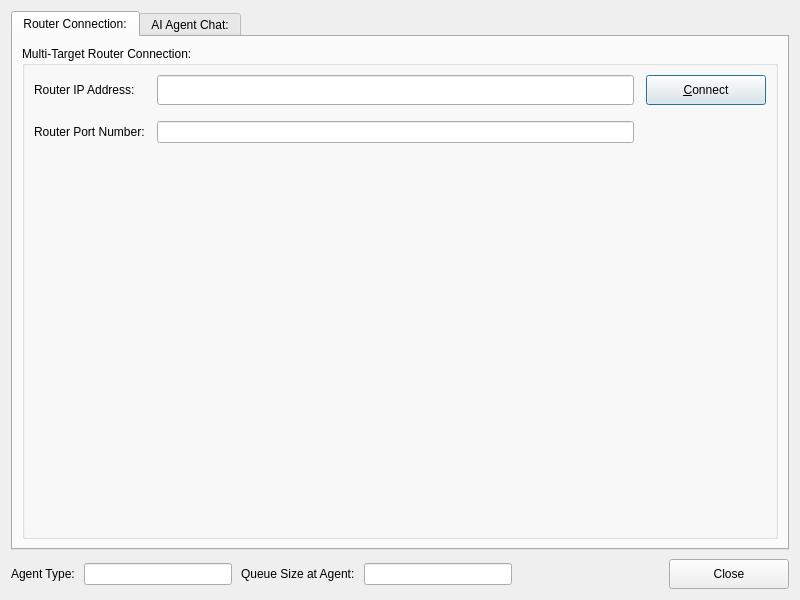
<?xml version="1.0" encoding="UTF-8"?>
<ui version="4.0">
 <class>AIAgent</class>
 <widget class="QDialog" name="AIAgent">
  <property name="geometry">
   <rect>
    <x>0</x>
    <y>0</y>
    <width>800</width>
    <height>600</height>
   </rect>
  </property>
  <property name="focusPolicy">
   <enum>Qt::FocusPolicy::WheelFocus</enum>
  </property>
  <property name="windowTitle">
   <string>Edge AI Agent Application</string>
  </property>
  <property name="windowIcon">
   <iconset theme="QIcon::ThemeIcon::WeatherClear"/>
  </property>
  <layout class="QVBoxLayout" name="verticalLayout_2">
   <property name="spacing">
    <number>9</number>
   </property>
   <item>
    <widget class="QTabWidget" name="tabWidget">
     <property name="focusPolicy">
      <enum>Qt::FocusPolicy::WheelFocus</enum>
     </property>
     <property name="currentIndex">
      <number>0</number>
     </property>
     <widget class="QWidget" name="WndConnect">
      <property name="sizePolicy">
       <sizepolicy hsizetype="Expanding" vsizetype="Expanding">
        <horstretch>0</horstretch>
        <verstretch>0</verstretch>
       </sizepolicy>
      </property>
      <attribute name="icon">
       <iconset theme="network-offline"/>
      </attribute>
      <attribute name="title">
       <string>Router Connection:</string>
      </attribute>
      <attribute name="toolTip">
       <string>Router Connection</string>
      </attribute>
      <attribute name="whatsThis">
       <string>Multi-Target Router Connection</string>
      </attribute>
      <layout class="QVBoxLayout" name="verticalLayout">
       <item>
        <widget class="QGroupBox" name="groupBox">
         <property name="sizePolicy">
          <sizepolicy hsizetype="Expanding" vsizetype="Expanding">
           <horstretch>0</horstretch>
           <verstretch>0</verstretch>
          </sizepolicy>
         </property>
         <property name="title">
          <string>Multi-Target Router Connection:</string>
         </property>
         <property name="alignment">
          <set>Qt::AlignmentFlag::AlignLeading|Qt::AlignmentFlag::AlignLeft|Qt::AlignmentFlag::AlignTop</set>
         </property>
         <layout class="QGridLayout" name="gridLayout">
          <property name="horizontalSpacing">
           <number>12</number>
          </property>
          <property name="verticalSpacing">
           <number>16</number>
          </property>
          <item row="0" column="0">
           <widget class="QLabel" name="label">
            <property name="text">
             <string>Router IP Address:</string>
            </property>
           </widget>
          </item>
          <item row="2" column="0">
           <widget class="QLabel" name="label_2">
            <property name="text">
             <string>Router Port Number:</string>
            </property>
           </widget>
          </item>
          <item row="0" column="2">
           <widget class="QPushButton" name="BtnConnect">
            <property name="sizePolicy">
             <sizepolicy hsizetype="Preferred" vsizetype="Fixed">
              <horstretch>0</horstretch>
              <verstretch>0</verstretch>
             </sizepolicy>
            </property>
            <property name="minimumSize">
             <size>
              <width>120</width>
              <height>30</height>
             </size>
            </property>
            <property name="maximumSize">
             <size>
              <width>120</width>
              <height>30</height>
             </size>
            </property>
            <property name="sizeIncrement">
             <size>
              <width>0</width>
              <height>0</height>
             </size>
            </property>
            <property name="baseSize">
             <size>
              <width>120</width>
              <height>30</height>
             </size>
            </property>
            <property name="text">
             <string>&amp;Connect</string>
            </property>
            <property name="icon">
             <iconset theme="network-wireless"/>
            </property>
            <property name="iconSize">
             <size>
              <width>16</width>
              <height>16</height>
             </size>
            </property>
            <property name="shortcut">
             <string>Alt+C</string>
            </property>
            <property name="checkable">
             <bool>true</bool>
            </property>
           </widget>
          </item>
          <item row="3" column="1">
           <spacer name="verticalSpacer">
            <property name="orientation">
             <enum>Qt::Orientation::Vertical</enum>
            </property>
            <property name="sizeHint" stdset="0">
             <size>
              <width>20</width>
              <height>40</height>
             </size>
            </property>
           </spacer>
          </item>
          <item row="2" column="1">
           <widget class="QLineEdit" name="RouterPort">
            <property name="toolTip">
             <string>MTRouter Port Number</string>
            </property>
            <property name="maxLength">
             <number>4</number>
            </property>
           </widget>
          </item>
          <item row="0" column="1">
           <widget class="QLineEdit" name="RouterAddress">
            <property name="sizePolicy">
             <sizepolicy hsizetype="Expanding" vsizetype="Preferred">
              <horstretch>0</horstretch>
              <verstretch>0</verstretch>
             </sizepolicy>
            </property>
            <property name="toolTip">
             <string>MTRouter IP Address or Host Name</string>
            </property>
            <property name="maxLength">
             <number>512</number>
            </property>
           </widget>
          </item>
         </layout>
        </widget>
       </item>
      </layout>
     </widget>
     <widget class="QWidget" name="WndChat">
      <attribute name="icon">
       <iconset theme="user-available"/>
      </attribute>
      <attribute name="title">
       <string>AI Agent Chat:</string>
      </attribute>
      <layout class="QVBoxLayout" name="verticalLayout_4">
       <item>
        <widget class="QGroupBox" name="groupBox_2">
         <property name="title">
          <string>Chat History:</string>
         </property>
         <layout class="QVBoxLayout" name="verticalLayout_3">
          <property name="spacing">
           <number>2</number>
          </property>
          <property name="leftMargin">
           <number>2</number>
          </property>
          <property name="topMargin">
           <number>3</number>
          </property>
          <property name="rightMargin">
           <number>2</number>
          </property>
          <property name="bottomMargin">
           <number>3</number>
          </property>
          <item>
           <widget class="QTableView" name="TableHistory">
            <property name="sizePolicy">
             <sizepolicy hsizetype="Expanding" vsizetype="Expanding">
              <horstretch>0</horstretch>
              <verstretch>0</verstretch>
             </sizepolicy>
            </property>
            <property name="editTriggers">
             <set>QAbstractItemView::EditTrigger::NoEditTriggers</set>
            </property>
            <property name="showDropIndicator" stdset="0">
             <bool>false</bool>
            </property>
            <property name="dragDropOverwriteMode">
             <bool>false</bool>
            </property>
            <property name="alternatingRowColors">
             <bool>true</bool>
            </property>
            <property name="selectionMode">
             <enum>QAbstractItemView::SelectionMode::SingleSelection</enum>
            </property>
            <property name="selectionBehavior">
             <enum>QAbstractItemView::SelectionBehavior::SelectRows</enum>
            </property>
            <property name="iconSize">
             <size>
              <width>16</width>
              <height>16</height>
             </size>
            </property>
            <attribute name="verticalHeaderVisible">
             <bool>false</bool>
            </attribute>
            <attribute name="verticalHeaderHighlightSections">
             <bool>false</bool>
            </attribute>
           </widget>
          </item>
         </layout>
        </widget>
       </item>
      </layout>
     </widget>
    </widget>
   </item>
   <item>
    <layout class="QHBoxLayout" name="horizontalLayout_2">
     <property name="sizeConstraint">
      <enum>QLayout::SizeConstraint::SetDefaultConstraint</enum>
     </property>
     <property name="leftMargin">
      <number>0</number>
     </property>
     <item>
      <widget class="QLabel" name="label_6">
       <property name="text">
        <string>Agent Type:</string>
       </property>
      </widget>
     </item>
     <item>
      <widget class="QLineEdit" name="TxtAgentType">
       <property name="readOnly">
        <bool>true</bool>
       </property>
      </widget>
     </item>
     <item>
      <widget class="QLabel" name="label_5">
       <property name="text">
        <string>Queue Size at Agent:</string>
       </property>
      </widget>
     </item>
     <item>
      <widget class="QLineEdit" name="TxtQueueSize">
       <property name="readOnly">
        <bool>true</bool>
       </property>
      </widget>
     </item>
     <item>
      <spacer name="horizontalSpacer">
       <property name="orientation">
        <enum>Qt::Orientation::Horizontal</enum>
       </property>
       <property name="sizeHint" stdset="0">
        <size>
         <width>40</width>
         <height>20</height>
        </size>
       </property>
      </spacer>
     </item>
     <item>
      <widget class="QPushButton" name="BtnClose">
       <property name="sizePolicy">
        <sizepolicy hsizetype="Fixed" vsizetype="Fixed">
         <horstretch>0</horstretch>
         <verstretch>0</verstretch>
        </sizepolicy>
       </property>
       <property name="minimumSize">
        <size>
         <width>120</width>
         <height>30</height>
        </size>
       </property>
       <property name="maximumSize">
        <size>
         <width>120</width>
         <height>30</height>
        </size>
       </property>
       <property name="baseSize">
        <size>
         <width>120</width>
         <height>30</height>
        </size>
       </property>
       <property name="layoutDirection">
        <enum>Qt::LayoutDirection::LeftToRight</enum>
       </property>
       <property name="text">
        <string>Close</string>
       </property>
       <property name="icon">
        <iconset theme="application-exit"/>
       </property>
       <property name="iconSize">
        <size>
         <width>12</width>
         <height>12</height>
        </size>
       </property>
       <property name="shortcut">
        <string>Alt+X</string>
       </property>
      </widget>
     </item>
    </layout>
   </item>
  </layout>
 </widget>
 <tabstops>
  <tabstop>tabWidget</tabstop>
  <tabstop>RouterAddress</tabstop>
  <tabstop>RouterPort</tabstop>
  <tabstop>BtnConnect</tabstop>
  <tabstop>TableHistory</tabstop>
  <tabstop>BtnClose</tabstop>
 </tabstops>
 <resources/>
 <connections/>
</ui>
